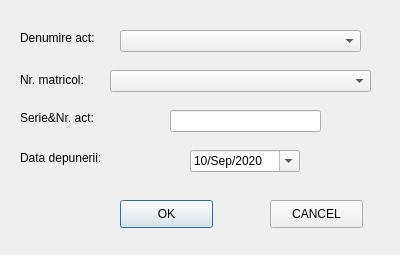
<?xml version="1.0" encoding="UTF-8"?>
<ui version="4.0">
 <class>acteInsert</class>
 <widget class="QDialog" name="acteInsert">
  <property name="geometry">
   <rect>
    <x>0</x>
    <y>0</y>
    <width>400</width>
    <height>255</height>
   </rect>
  </property>
  <property name="minimumSize">
   <size>
    <width>400</width>
    <height>255</height>
   </size>
  </property>
  <property name="maximumSize">
   <size>
    <width>400</width>
    <height>255</height>
   </size>
  </property>
  <property name="windowTitle">
   <string>Insert Acte</string>
  </property>
  <widget class="QLabel" name="label_2">
   <property name="geometry">
    <rect>
     <x>20</x>
     <y>70</y>
     <width>101</width>
     <height>20</height>
    </rect>
   </property>
   <property name="text">
    <string>Nr. matricol:</string>
   </property>
  </widget>
  <widget class="QComboBox" name="nrMatricolBox">
   <property name="geometry">
    <rect>
     <x>110</x>
     <y>70</y>
     <width>261</width>
     <height>22</height>
    </rect>
   </property>
  </widget>
  <widget class="QComboBox" name="denumireActBox">
   <property name="geometry">
    <rect>
     <x>120</x>
     <y>30</y>
     <width>241</width>
     <height>22</height>
    </rect>
   </property>
  </widget>
  <widget class="QDateEdit" name="dateEdit">
   <property name="geometry">
    <rect>
     <x>190</x>
     <y>150</y>
     <width>110</width>
     <height>22</height>
    </rect>
   </property>
   <property name="currentSection">
    <enum>QDateTimeEdit::DaySection</enum>
   </property>
   <property name="displayFormat">
    <string>dd/MMM/yyyy</string>
   </property>
   <property name="calendarPopup">
    <bool>true</bool>
   </property>
   <property name="date">
    <date>
     <year>2020</year>
     <month>9</month>
     <day>10</day>
    </date>
   </property>
  </widget>
  <widget class="QLineEdit" name="serieActEdit">
   <property name="geometry">
    <rect>
     <x>170</x>
     <y>110</y>
     <width>151</width>
     <height>22</height>
    </rect>
   </property>
   <property name="alignment">
    <set>Qt::AlignCenter</set>
   </property>
   <property name="clearButtonEnabled">
    <bool>true</bool>
   </property>
  </widget>
  <widget class="QLabel" name="label">
   <property name="geometry">
    <rect>
     <x>20</x>
     <y>30</y>
     <width>111</width>
     <height>16</height>
    </rect>
   </property>
   <property name="text">
    <string>Denumire act:</string>
   </property>
  </widget>
  <widget class="QLabel" name="label_3">
   <property name="geometry">
    <rect>
     <x>20</x>
     <y>110</y>
     <width>91</width>
     <height>16</height>
    </rect>
   </property>
   <property name="text">
    <string>Serie&amp;Nr. act:</string>
   </property>
  </widget>
  <widget class="QLabel" name="label_4">
   <property name="geometry">
    <rect>
     <x>20</x>
     <y>150</y>
     <width>91</width>
     <height>16</height>
    </rect>
   </property>
   <property name="text">
    <string>Data depunerii:</string>
   </property>
  </widget>
  <widget class="QPushButton" name="okInsert">
   <property name="geometry">
    <rect>
     <x>120</x>
     <y>200</y>
     <width>93</width>
     <height>28</height>
    </rect>
   </property>
   <property name="text">
    <string>OK</string>
   </property>
  </widget>
  <widget class="QPushButton" name="cancelInsert">
   <property name="geometry">
    <rect>
     <x>270</x>
     <y>200</y>
     <width>93</width>
     <height>28</height>
    </rect>
   </property>
   <property name="text">
    <string>CANCEL</string>
   </property>
  </widget>
 </widget>
 <resources/>
 <connections/>
</ui>
